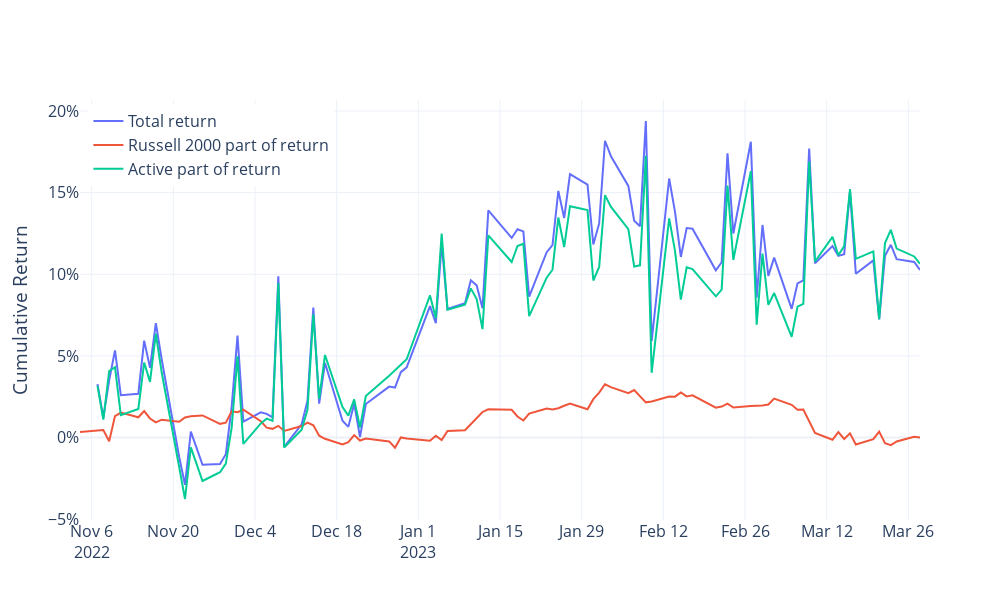

This figure's notebook cell:
### Markdown cell above
### Compare to Russell 2000 (IWM)

### Code cell
spy = yf.download("IWM", start="2022-11-03")["Adj Close"].pct_change().dropna()
spy.index = [datetime.strftime(x, "%Y-%m-%d") for x in spy.index]

rets = pd.concat((ret, spy), axis=1)
rets.columns = ["ret", "spy"]

result = smf.ols("ret~spy", rets).fit()
alpha = result.params[0]
beta = result.params[1]
info_ratio = alpha / np.sqrt(result.mse_resid)

spy = beta*spy
active = ret - spy

trace1 = go.Scatter(
    x = ret.index.to_list(),
    y = (1+ret).cumprod()-1,
    name = "Total return",
    hovertemplate="%{x}<br>total=%{y:.2%}<extra></extra>"
)

trace2 = go.Scatter(
    x = active.index.to_list(),
    y = (1+active).cumprod()-1,
    name = "Active part of return",
    hovertemplate="%{x}<br>active=%{y:.2%}<extra></extra>"
)
trace3 = go.Scatter(
    x = spy.index.to_list(),
    y = (1+spy).cumprod()-1,
    name = "Russell 2000 part of return",
    hovertemplate="%{x}<br>iwm=%{y:.2%}<extra></extra>"
)
fig = go.Figure()
for trace in [trace1, trace3, trace2]:
    fig.add_trace(trace)

fig.update_layout(
    yaxis_title="Cumulative Return",
    xaxis_title_font = {"size":18},
    template="plotly_white",
    yaxis_tickformat=".0%",
    height=600,  
    width=1000,
    legend=dict(
      x = 0.01,
      y = 0.99
    ),
    font_size=16
)
fig.write_image(f"{output_dir}/russell.jpeg")
fig.write_html(f"{output_dir}/russell.html")
fig.show()
